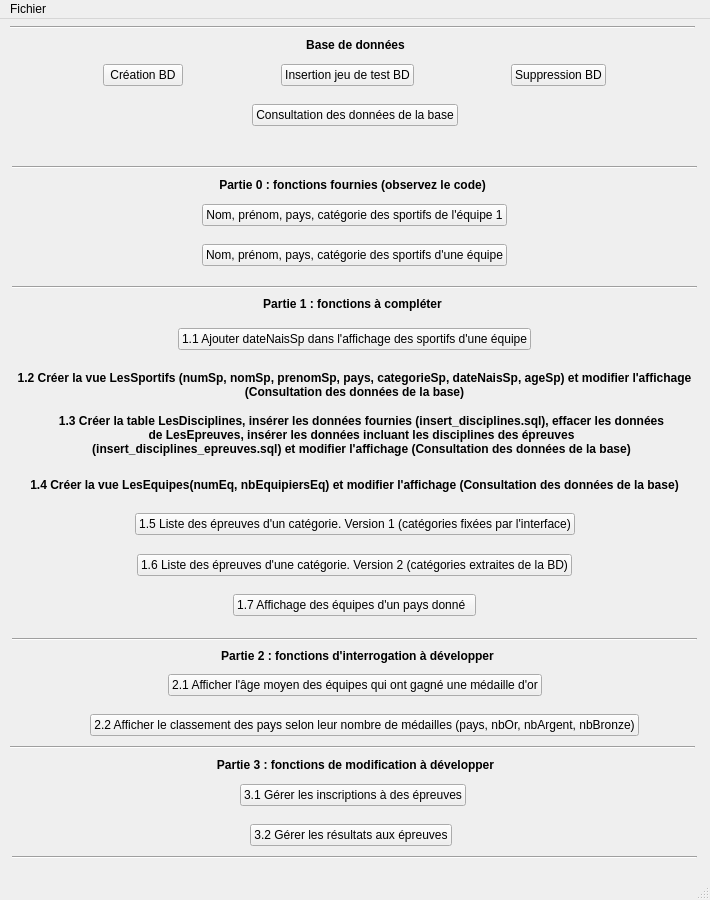
<?xml version="1.0" encoding="UTF-8"?>
<ui version="4.0">
 <class>MainWindow</class>
 <widget class="QMainWindow" name="MainWindow">
  <property name="geometry">
   <rect>
    <x>0</x>
    <y>0</y>
    <width>710</width>
    <height>900</height>
   </rect>
  </property>
  <property name="windowTitle">
   <string>Projet Jeux Olympiques</string>
  </property>
  <widget class="QWidget" name="centralwidget">
   <widget class="Line" name="line">
    <property name="geometry">
     <rect>
      <x>10</x>
      <y>0</y>
      <width>685</width>
      <height>16</height>
     </rect>
    </property>
    <property name="orientation">
     <enum>Qt::Horizontal</enum>
    </property>
   </widget>
   <widget class="QLabel" name="label">
    <property name="geometry">
     <rect>
      <x>10</x>
      <y>10</y>
      <width>691</width>
      <height>31</height>
     </rect>
    </property>
    <property name="font">
     <font>
      <weight>75</weight>
      <bold>true</bold>
     </font>
    </property>
    <property name="text">
     <string>Base de données</string>
    </property>
    <property name="alignment">
     <set>Qt::AlignCenter</set>
    </property>
   </widget>
   <widget class="Line" name="line_2">
    <property name="geometry">
     <rect>
      <x>12</x>
      <y>140</y>
      <width>685</width>
      <height>16</height>
     </rect>
    </property>
    <property name="orientation">
     <enum>Qt::Horizontal</enum>
    </property>
   </widget>
   <widget class="QLabel" name="label_3">
    <property name="geometry">
     <rect>
      <x>7</x>
      <y>150</y>
      <width>691</width>
      <height>31</height>
     </rect>
    </property>
    <property name="font">
     <font>
      <weight>75</weight>
      <bold>true</bold>
     </font>
    </property>
    <property name="text">
     <string>Partie 0 : fonctions fournies (observez le code)</string>
    </property>
    <property name="alignment">
     <set>Qt::AlignCenter</set>
    </property>
   </widget>
   <widget class="Line" name="line_3">
    <property name="geometry">
     <rect>
      <x>12</x>
      <y>260</y>
      <width>685</width>
      <height>16</height>
     </rect>
    </property>
    <property name="orientation">
     <enum>Qt::Horizontal</enum>
    </property>
   </widget>
   <widget class="QLabel" name="label_4">
    <property name="geometry">
     <rect>
      <x>7</x>
      <y>269</y>
      <width>691</width>
      <height>31</height>
     </rect>
    </property>
    <property name="font">
     <font>
      <weight>75</weight>
      <bold>true</bold>
     </font>
    </property>
    <property name="text">
     <string>Partie 1 : fonctions à compléter</string>
    </property>
    <property name="alignment">
     <set>Qt::AlignCenter</set>
    </property>
   </widget>
   <widget class="QLabel" name="label_7">
    <property name="geometry">
     <rect>
      <x>12</x>
      <y>350</y>
      <width>685</width>
      <height>31</height>
     </rect>
    </property>
    <property name="font">
     <font>
      <weight>75</weight>
      <bold>true</bold>
     </font>
    </property>
    <property name="text">
     <string>1.2 Créer la vue LesSportifs (numSp, nomSp, prenomSp, pays, categorieSp, dateNaisSp, ageSp) et modifier l'affichage (Consultation des données de la base)</string>
    </property>
    <property name="alignment">
     <set>Qt::AlignCenter</set>
    </property>
    <property name="wordWrap">
     <bool>true</bool>
    </property>
   </widget>
   <widget class="QLabel" name="label_8">
    <property name="geometry">
     <rect>
      <x>56</x>
      <y>390</y>
      <width>611</width>
      <height>51</height>
     </rect>
    </property>
    <property name="font">
     <font>
      <weight>75</weight>
      <bold>true</bold>
     </font>
    </property>
    <property name="text">
     <string>1.3 Créer la table LesDisciplines, insérer les données fournies (insert_disciplines.sql), effacer les données de LesEpreuves, insérer les données incluant les disciplines des épreuves (insert_disciplines_epreuves.sql) et modifier l'affichage (Consultation des données de la base)</string>
    </property>
    <property name="alignment">
     <set>Qt::AlignCenter</set>
    </property>
    <property name="wordWrap">
     <bool>true</bool>
    </property>
   </widget>
   <widget class="QLabel" name="label_9">
    <property name="geometry">
     <rect>
      <x>12</x>
      <y>450</y>
      <width>685</width>
      <height>31</height>
     </rect>
    </property>
    <property name="font">
     <font>
      <weight>75</weight>
      <bold>true</bold>
     </font>
    </property>
    <property name="text">
     <string>1.4 Créer la vue LesEquipes(numEq, nbEquipiersEq) et modifier l'affichage (Consultation des données de la base)</string>
    </property>
    <property name="alignment">
     <set>Qt::AlignCenter</set>
    </property>
    <property name="wordWrap">
     <bool>true</bool>
    </property>
   </widget>
   <widget class="Line" name="line_4">
    <property name="geometry">
     <rect>
      <x>12</x>
      <y>612</y>
      <width>685</width>
      <height>16</height>
     </rect>
    </property>
    <property name="orientation">
     <enum>Qt::Horizontal</enum>
    </property>
   </widget>
   <widget class="QLabel" name="label_5">
    <property name="geometry">
     <rect>
      <x>12</x>
      <y>621</y>
      <width>691</width>
      <height>31</height>
     </rect>
    </property>
    <property name="font">
     <font>
      <weight>75</weight>
      <bold>true</bold>
     </font>
    </property>
    <property name="text">
     <string>Partie 2 : fonctions d'interrogation à développer</string>
    </property>
    <property name="alignment">
     <set>Qt::AlignCenter</set>
    </property>
   </widget>
   <widget class="Line" name="line_5">
    <property name="geometry">
     <rect>
      <x>10</x>
      <y>720</y>
      <width>685</width>
      <height>16</height>
     </rect>
    </property>
    <property name="orientation">
     <enum>Qt::Horizontal</enum>
    </property>
   </widget>
   <widget class="QLabel" name="label_6">
    <property name="geometry">
     <rect>
      <x>10</x>
      <y>735</y>
      <width>691</width>
      <height>21</height>
     </rect>
    </property>
    <property name="font">
     <font>
      <weight>75</weight>
      <bold>true</bold>
     </font>
    </property>
    <property name="text">
     <string>Partie 3 : fonctions de modification à développer</string>
    </property>
    <property name="alignment">
     <set>Qt::AlignCenter</set>
    </property>
   </widget>
   <widget class="Line" name="line_6">
    <property name="geometry">
     <rect>
      <x>12</x>
      <y>830</y>
      <width>685</width>
      <height>16</height>
     </rect>
    </property>
    <property name="orientation">
     <enum>Qt::Horizontal</enum>
    </property>
   </widget>
   <widget class="QLabel" name="label_2">
    <property name="geometry">
     <rect>
      <x>10</x>
      <y>120</y>
      <width>689</width>
      <height>19</height>
     </rect>
    </property>
    <property name="text">
     <string/>
    </property>
    <property name="alignment">
     <set>Qt::AlignCenter</set>
    </property>
   </widget>
   <widget class="QWidget" name="layoutWidget">
    <property name="geometry">
     <rect>
      <x>12</x>
      <y>40</y>
      <width>685</width>
      <height>32</height>
     </rect>
    </property>
    <layout class="QHBoxLayout" name="horizontalLayout">
     <item>
      <spacer name="horizontalSpacer">
       <property name="orientation">
        <enum>Qt::Horizontal</enum>
       </property>
       <property name="sizeHint" stdset="0">
        <size>
         <width>40</width>
         <height>20</height>
        </size>
       </property>
      </spacer>
     </item>
     <item>
      <widget class="QPushButton" name="pushButton">
       <property name="text">
        <string>Création BD</string>
       </property>
      </widget>
     </item>
     <item>
      <spacer name="horizontalSpacer_2">
       <property name="orientation">
        <enum>Qt::Horizontal</enum>
       </property>
       <property name="sizeHint" stdset="0">
        <size>
         <width>40</width>
         <height>20</height>
        </size>
       </property>
      </spacer>
     </item>
     <item>
      <widget class="QPushButton" name="pushButton_3">
       <property name="text">
        <string>Insertion jeu de test BD</string>
       </property>
      </widget>
     </item>
     <item>
      <spacer name="horizontalSpacer_3">
       <property name="orientation">
        <enum>Qt::Horizontal</enum>
       </property>
       <property name="sizeHint" stdset="0">
        <size>
         <width>40</width>
         <height>20</height>
        </size>
       </property>
      </spacer>
     </item>
     <item>
      <widget class="QPushButton" name="pushButton_2">
       <property name="text">
        <string>Suppression BD</string>
       </property>
      </widget>
     </item>
     <item>
      <spacer name="horizontalSpacer_4">
       <property name="orientation">
        <enum>Qt::Horizontal</enum>
       </property>
       <property name="sizeHint" stdset="0">
        <size>
         <width>40</width>
         <height>20</height>
        </size>
       </property>
      </spacer>
     </item>
    </layout>
   </widget>
   <widget class="QWidget" name="layoutWidget">
    <property name="geometry">
     <rect>
      <x>12</x>
      <y>80</y>
      <width>685</width>
      <height>32</height>
     </rect>
    </property>
    <layout class="QHBoxLayout" name="horizontalLayout_13">
     <item>
      <spacer name="horizontalSpacer_28">
       <property name="orientation">
        <enum>Qt::Horizontal</enum>
       </property>
       <property name="sizeHint" stdset="0">
        <size>
         <width>40</width>
         <height>20</height>
        </size>
       </property>
      </spacer>
     </item>
     <item>
      <widget class="QPushButton" name="pushButton_15">
       <property name="text">
        <string>Consultation des données de la base</string>
       </property>
      </widget>
     </item>
     <item>
      <spacer name="horizontalSpacer_27">
       <property name="orientation">
        <enum>Qt::Horizontal</enum>
       </property>
       <property name="sizeHint" stdset="0">
        <size>
         <width>40</width>
         <height>20</height>
        </size>
       </property>
      </spacer>
     </item>
    </layout>
   </widget>
   <widget class="QWidget" name="layoutWidget">
    <property name="geometry">
     <rect>
      <x>12</x>
      <y>180</y>
      <width>685</width>
      <height>32</height>
     </rect>
    </property>
    <layout class="QHBoxLayout" name="horizontalLayout_2">
     <item>
      <spacer name="horizontalSpacer_7">
       <property name="orientation">
        <enum>Qt::Horizontal</enum>
       </property>
       <property name="sizeHint" stdset="0">
        <size>
         <width>40</width>
         <height>20</height>
        </size>
       </property>
      </spacer>
     </item>
     <item>
      <widget class="QPushButton" name="pushButton_4">
       <property name="text">
        <string>Nom, prénom, pays, catégorie des sportifs de l'équipe 1</string>
       </property>
      </widget>
     </item>
     <item>
      <spacer name="horizontalSpacer_5">
       <property name="orientation">
        <enum>Qt::Horizontal</enum>
       </property>
       <property name="sizeHint" stdset="0">
        <size>
         <width>40</width>
         <height>20</height>
        </size>
       </property>
      </spacer>
     </item>
    </layout>
   </widget>
   <widget class="QWidget" name="layoutWidget">
    <property name="geometry">
     <rect>
      <x>12</x>
      <y>220</y>
      <width>685</width>
      <height>32</height>
     </rect>
    </property>
    <layout class="QHBoxLayout" name="horizontalLayout_3">
     <item>
      <spacer name="horizontalSpacer_8">
       <property name="orientation">
        <enum>Qt::Horizontal</enum>
       </property>
       <property name="sizeHint" stdset="0">
        <size>
         <width>40</width>
         <height>20</height>
        </size>
       </property>
      </spacer>
     </item>
     <item>
      <widget class="QPushButton" name="pushButton_5">
       <property name="text">
        <string>Nom, prénom, pays, catégorie des sportifs d'une équipe</string>
       </property>
      </widget>
     </item>
     <item>
      <spacer name="horizontalSpacer_6">
       <property name="orientation">
        <enum>Qt::Horizontal</enum>
       </property>
       <property name="sizeHint" stdset="0">
        <size>
         <width>40</width>
         <height>20</height>
        </size>
       </property>
      </spacer>
     </item>
    </layout>
   </widget>
   <widget class="QWidget" name="layoutWidget">
    <property name="geometry">
     <rect>
      <x>12</x>
      <y>304</y>
      <width>685</width>
      <height>32</height>
     </rect>
    </property>
    <layout class="QHBoxLayout" name="horizontalLayout_4">
     <item>
      <spacer name="horizontalSpacer_10">
       <property name="orientation">
        <enum>Qt::Horizontal</enum>
       </property>
       <property name="sizeHint" stdset="0">
        <size>
         <width>40</width>
         <height>20</height>
        </size>
       </property>
      </spacer>
     </item>
     <item>
      <widget class="QPushButton" name="pushButton_6">
       <property name="text">
        <string>1.1 Ajouter dateNaisSp dans l'affichage des sportifs d'une équipe</string>
       </property>
      </widget>
     </item>
     <item>
      <spacer name="horizontalSpacer_9">
       <property name="orientation">
        <enum>Qt::Horizontal</enum>
       </property>
       <property name="sizeHint" stdset="0">
        <size>
         <width>40</width>
         <height>20</height>
        </size>
       </property>
      </spacer>
     </item>
    </layout>
   </widget>
   <widget class="QWidget" name="layoutWidget">
    <property name="geometry">
     <rect>
      <x>12</x>
      <y>489</y>
      <width>685</width>
      <height>32</height>
     </rect>
    </property>
    <layout class="QHBoxLayout" name="horizontalLayout_5">
     <item>
      <spacer name="horizontalSpacer_12">
       <property name="orientation">
        <enum>Qt::Horizontal</enum>
       </property>
       <property name="sizeHint" stdset="0">
        <size>
         <width>40</width>
         <height>20</height>
        </size>
       </property>
      </spacer>
     </item>
     <item>
      <widget class="QPushButton" name="pushButton_7">
       <property name="text">
        <string>1.5 Liste des épreuves d'un catégorie. Version 1 (catégories fixées par l'interface)</string>
       </property>
      </widget>
     </item>
     <item>
      <spacer name="horizontalSpacer_11">
       <property name="orientation">
        <enum>Qt::Horizontal</enum>
       </property>
       <property name="sizeHint" stdset="0">
        <size>
         <width>40</width>
         <height>20</height>
        </size>
       </property>
      </spacer>
     </item>
    </layout>
   </widget>
   <widget class="QWidget" name="layoutWidget">
    <property name="geometry">
     <rect>
      <x>12</x>
      <y>530</y>
      <width>685</width>
      <height>32</height>
     </rect>
    </property>
    <layout class="QHBoxLayout" name="horizontalLayout_6">
     <item>
      <spacer name="horizontalSpacer_14">
       <property name="orientation">
        <enum>Qt::Horizontal</enum>
       </property>
       <property name="sizeHint" stdset="0">
        <size>
         <width>40</width>
         <height>20</height>
        </size>
       </property>
      </spacer>
     </item>
     <item>
      <widget class="QPushButton" name="pushButton_8">
       <property name="text">
        <string>1.6 Liste des épreuves d'une catégorie. Version 2 (catégories extraites de la BD)</string>
       </property>
      </widget>
     </item>
     <item>
      <spacer name="horizontalSpacer_13">
       <property name="orientation">
        <enum>Qt::Horizontal</enum>
       </property>
       <property name="sizeHint" stdset="0">
        <size>
         <width>40</width>
         <height>20</height>
        </size>
       </property>
      </spacer>
     </item>
    </layout>
   </widget>
   <widget class="QWidget" name="layoutWidget">
    <property name="geometry">
     <rect>
      <x>12</x>
      <y>570</y>
      <width>685</width>
      <height>32</height>
     </rect>
    </property>
    <layout class="QHBoxLayout" name="horizontalLayout_7">
     <item>
      <spacer name="horizontalSpacer_16">
       <property name="orientation">
        <enum>Qt::Horizontal</enum>
       </property>
       <property name="sizeHint" stdset="0">
        <size>
         <width>40</width>
         <height>20</height>
        </size>
       </property>
      </spacer>
     </item>
     <item>
      <widget class="QPushButton" name="pushButton_9">
       <property name="text">
        <string>1.7 Affichage des équipes d'un pays donné  </string>
       </property>
      </widget>
     </item>
     <item>
      <spacer name="horizontalSpacer_15">
       <property name="orientation">
        <enum>Qt::Horizontal</enum>
       </property>
       <property name="sizeHint" stdset="0">
        <size>
         <width>40</width>
         <height>20</height>
        </size>
       </property>
      </spacer>
     </item>
    </layout>
   </widget>
   <widget class="QWidget" name="layoutWidget">
    <property name="geometry">
     <rect>
      <x>12</x>
      <y>650</y>
      <width>685</width>
      <height>32</height>
     </rect>
    </property>
    <layout class="QHBoxLayout" name="horizontalLayout_8">
     <item>
      <spacer name="horizontalSpacer_18">
       <property name="orientation">
        <enum>Qt::Horizontal</enum>
       </property>
       <property name="sizeHint" stdset="0">
        <size>
         <width>40</width>
         <height>20</height>
        </size>
       </property>
      </spacer>
     </item>
     <item>
      <widget class="QPushButton" name="pushButton_10">
       <property name="text">
        <string>2.1 Afficher l'âge moyen des équipes qui ont gagné une médaille d'or</string>
       </property>
      </widget>
     </item>
     <item>
      <spacer name="horizontalSpacer_17">
       <property name="orientation">
        <enum>Qt::Horizontal</enum>
       </property>
       <property name="sizeHint" stdset="0">
        <size>
         <width>40</width>
         <height>20</height>
        </size>
       </property>
      </spacer>
     </item>
    </layout>
   </widget>
   <widget class="QWidget" name="layoutWidget">
    <property name="geometry">
     <rect>
      <x>12</x>
      <y>690</y>
      <width>705</width>
      <height>32</height>
     </rect>
    </property>
    <layout class="QHBoxLayout" name="horizontalLayout_9">
     <item>
      <spacer name="horizontalSpacer_20">
       <property name="orientation">
        <enum>Qt::Horizontal</enum>
       </property>
       <property name="sizeHint" stdset="0">
        <size>
         <width>40</width>
         <height>20</height>
        </size>
       </property>
      </spacer>
     </item>
     <item>
      <widget class="QPushButton" name="pushButton_11">
       <property name="text">
        <string>2.2 Afficher le classement des pays selon leur nombre de médailles (pays, nbOr, nbArgent, nbBronze)</string>
       </property>
      </widget>
     </item>
     <item>
      <spacer name="horizontalSpacer_19">
       <property name="orientation">
        <enum>Qt::Horizontal</enum>
       </property>
       <property name="sizeHint" stdset="0">
        <size>
         <width>40</width>
         <height>20</height>
        </size>
       </property>
      </spacer>
     </item>
    </layout>
   </widget>
   <widget class="QWidget" name="layoutWidget">
    <property name="geometry">
     <rect>
      <x>10</x>
      <y>760</y>
      <width>685</width>
      <height>32</height>
     </rect>
    </property>
    <layout class="QHBoxLayout" name="horizontalLayout_11">
     <item>
      <spacer name="horizontalSpacer_24">
       <property name="orientation">
        <enum>Qt::Horizontal</enum>
       </property>
       <property name="sizeHint" stdset="0">
        <size>
         <width>40</width>
         <height>20</height>
        </size>
       </property>
      </spacer>
     </item>
     <item>
      <widget class="QPushButton" name="pushButton_13">
       <property name="text">
        <string>3.1 Gérer les inscriptions à des épreuves</string>
       </property>
      </widget>
     </item>
     <item>
      <spacer name="horizontalSpacer_23">
       <property name="orientation">
        <enum>Qt::Horizontal</enum>
       </property>
       <property name="sizeHint" stdset="0">
        <size>
         <width>40</width>
         <height>20</height>
        </size>
       </property>
      </spacer>
     </item>
    </layout>
   </widget>
   <widget class="QWidget" name="layoutWidget">
    <property name="geometry">
     <rect>
      <x>10</x>
      <y>800</y>
      <width>681</width>
      <height>32</height>
     </rect>
    </property>
    <layout class="QHBoxLayout" name="horizontalLayout_12">
     <item>
      <spacer name="horizontalSpacer_26">
       <property name="orientation">
        <enum>Qt::Horizontal</enum>
       </property>
       <property name="sizeHint" stdset="0">
        <size>
         <width>40</width>
         <height>20</height>
        </size>
       </property>
      </spacer>
     </item>
     <item>
      <widget class="QPushButton" name="pushButton_14">
       <property name="text">
        <string>3.2 Gérer les résultats aux épreuves</string>
       </property>
      </widget>
     </item>
     <item>
      <spacer name="horizontalSpacer_25">
       <property name="orientation">
        <enum>Qt::Horizontal</enum>
       </property>
       <property name="sizeHint" stdset="0">
        <size>
         <width>40</width>
         <height>20</height>
        </size>
       </property>
      </spacer>
     </item>
    </layout>
   </widget>
  </widget>
  <widget class="QMenuBar" name="menubar">
   <property name="geometry">
    <rect>
     <x>0</x>
     <y>0</y>
     <width>710</width>
     <height>22</height>
    </rect>
   </property>
   <widget class="QMenu" name="menuFiles">
    <property name="title">
     <string>Fichier</string>
    </property>
    <addaction name="actionQuitter"/>
   </widget>
   <addaction name="menuFiles"/>
  </widget>
  <widget class="QStatusBar" name="statusbar"/>
  <action name="actionQuitter">
   <property name="text">
    <string>Quitter</string>
   </property>
  </action>
 </widget>
 <resources/>
 <connections>
  <connection>
   <sender>actionQuitter</sender>
   <signal>triggered()</signal>
   <receiver>MainWindow</receiver>
   <slot>close()</slot>
   <hints>
    <hint type="sourcelabel">
     <x>-1</x>
     <y>-1</y>
    </hint>
    <hint type="destinationlabel">
     <x>399</x>
     <y>299</y>
    </hint>
   </hints>
  </connection>
  <connection>
   <sender>pushButton</sender>
   <signal>clicked()</signal>
   <receiver>MainWindow</receiver>
   <slot>createDB()</slot>
   <hints>
    <hint type="sourcelabel">
     <x>156</x>
     <y>85</y>
    </hint>
    <hint type="destinationlabel">
     <x>135</x>
     <y>130</y>
    </hint>
   </hints>
  </connection>
  <connection>
   <sender>pushButton_3</sender>
   <signal>clicked()</signal>
   <receiver>MainWindow</receiver>
   <slot>insertDB()</slot>
   <hints>
    <hint type="sourcelabel">
     <x>356</x>
     <y>85</y>
    </hint>
    <hint type="destinationlabel">
     <x>388</x>
     <y>127</y>
    </hint>
   </hints>
  </connection>
  <connection>
   <sender>pushButton_2</sender>
   <signal>clicked()</signal>
   <receiver>MainWindow</receiver>
   <slot>deleteDB()</slot>
   <hints>
    <hint type="sourcelabel">
     <x>516</x>
     <y>85</y>
    </hint>
    <hint type="destinationlabel">
     <x>598</x>
     <y>139</y>
    </hint>
   </hints>
  </connection>
  <connection>
   <sender>pushButton_15</sender>
   <signal>clicked()</signal>
   <receiver>MainWindow</receiver>
   <slot>openData()</slot>
   <hints>
    <hint type="sourcelabel">
     <x>482</x>
     <y>129</y>
    </hint>
    <hint type="destinationlabel">
     <x>498</x>
     <y>183</y>
    </hint>
   </hints>
  </connection>
  <connection>
   <sender>pushButton_4</sender>
   <signal>clicked()</signal>
   <receiver>MainWindow</receiver>
   <slot>open_fct_fournie_1()</slot>
   <hints>
    <hint type="sourcelabel">
     <x>535</x>
     <y>229</y>
    </hint>
    <hint type="destinationlabel">
     <x>79</x>
     <y>174</y>
    </hint>
   </hints>
  </connection>
  <connection>
   <sender>pushButton_5</sender>
   <signal>clicked()</signal>
   <receiver>MainWindow</receiver>
   <slot>open_fct_fournie_2()</slot>
   <hints>
    <hint type="sourcelabel">
     <x>547</x>
     <y>269</y>
    </hint>
    <hint type="destinationlabel">
     <x>116</x>
     <y>221</y>
    </hint>
   </hints>
  </connection>
  <connection>
   <sender>pushButton_6</sender>
   <signal>clicked()</signal>
   <receiver>MainWindow</receiver>
   <slot>open_fct_comp_1()</slot>
   <hints>
    <hint type="sourcelabel">
     <x>566</x>
     <y>353</y>
    </hint>
    <hint type="destinationlabel">
     <x>515</x>
     <y>274</y>
    </hint>
   </hints>
  </connection>
  <connection>
   <sender>pushButton_7</sender>
   <signal>clicked()</signal>
   <receiver>MainWindow</receiver>
   <slot>open_fct_comp_2()</slot>
   <hints>
    <hint type="sourcelabel">
     <x>553</x>
     <y>514</y>
    </hint>
    <hint type="destinationlabel">
     <x>576</x>
     <y>305</y>
    </hint>
   </hints>
  </connection>
  <connection>
   <sender>pushButton_8</sender>
   <signal>clicked()</signal>
   <receiver>MainWindow</receiver>
   <slot>open_fct_comp_3()</slot>
   <hints>
    <hint type="sourcelabel">
     <x>559</x>
     <y>555</y>
    </hint>
    <hint type="destinationlabel">
     <x>551</x>
     <y>342</y>
    </hint>
   </hints>
  </connection>
  <connection>
   <sender>pushButton_9</sender>
   <signal>clicked()</signal>
   <receiver>MainWindow</receiver>
   <slot>open_fct_comp_4()</slot>
   <hints>
    <hint type="sourcelabel">
     <x>505</x>
     <y>595</y>
    </hint>
    <hint type="destinationlabel">
     <x>521</x>
     <y>367</y>
    </hint>
   </hints>
  </connection>
  <connection>
   <sender>pushButton_10</sender>
   <signal>clicked()</signal>
   <receiver>MainWindow</receiver>
   <slot>open_fct_2_1()</slot>
   <hints>
    <hint type="sourcelabel">
     <x>346</x>
     <y>684</y>
    </hint>
    <hint type="destinationlabel">
     <x>41</x>
     <y>680</y>
    </hint>
   </hints>
  </connection>
  <connection>
   <sender>pushButton_11</sender>
   <signal>clicked()</signal>
   <receiver>MainWindow</receiver>
   <slot>open_fct_2_2()</slot>
   <hints>
    <hint type="sourcelabel">
     <x>467</x>
     <y>731</y>
    </hint>
    <hint type="destinationlabel">
     <x>665</x>
     <y>677</y>
    </hint>
   </hints>
  </connection>
 </connections>
 <slots>
  <slot>createDB()</slot>
  <slot>insertDB()</slot>
  <slot>deleteDB()</slot>
  <slot>openData()</slot>
  <slot>openAddUser()</slot>
  <slot>openDelUser()</slot>
  <slot>open_fct_fournie_1()</slot>
  <slot>open_fct_fournie_2()</slot>
  <slot>open_fct_comp_1()</slot>
  <slot>open_fct_comp_2()</slot>
  <slot>open_fct_comp_3()</slot>
  <slot>open_fct_comp_4()</slot>
  <slot>open_fct_2_1()</slot>
  <slot>open_fct_2_2()</slot>
 </slots>
</ui>
